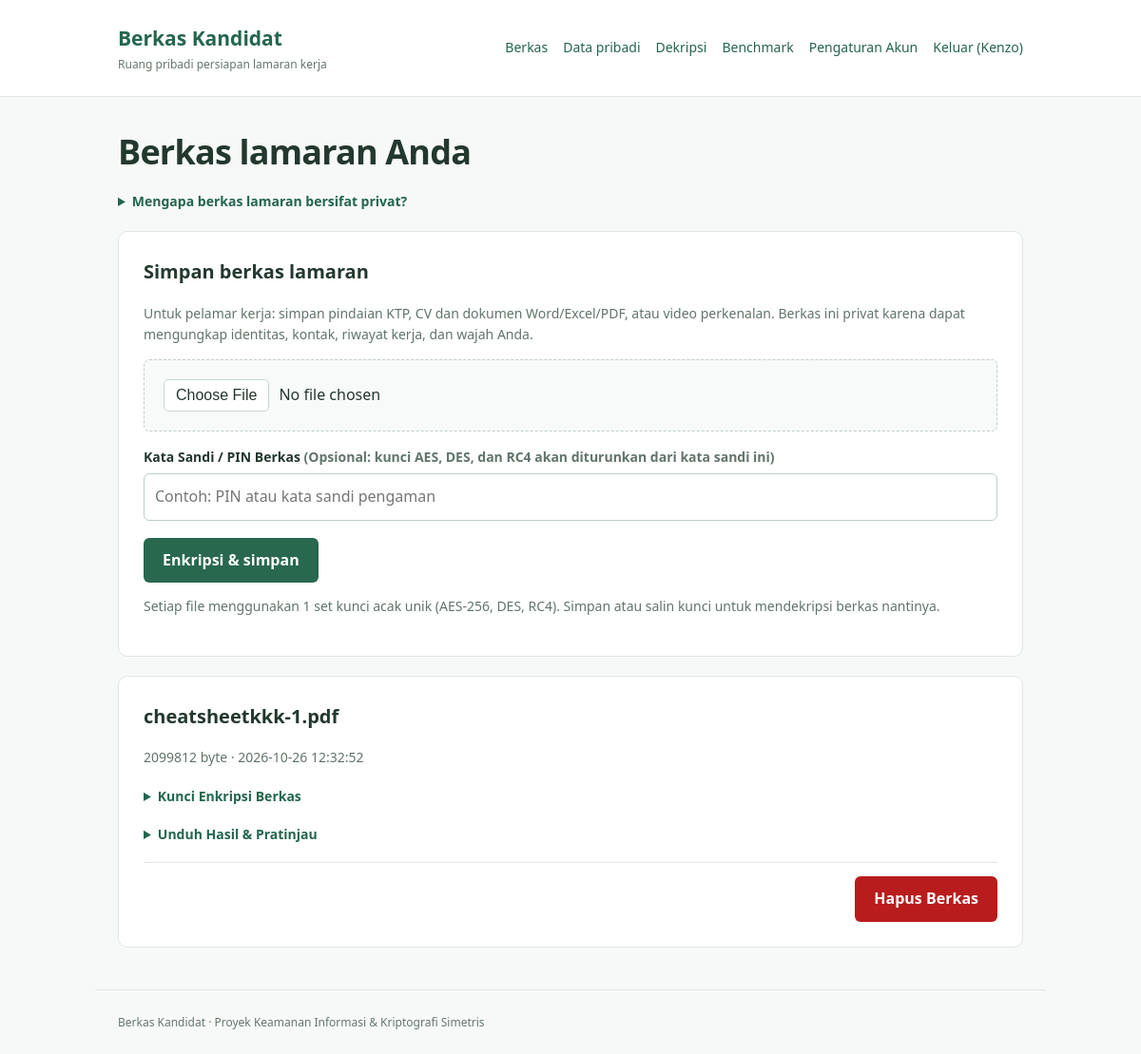
Screenshot of /files (signed in) with the database file from the repository.
### tables this page shows
CREATE TABLE files (
    id INTEGER PRIMARY KEY AUTOINCREMENT,
    user_id INTEGER NOT NULL,
    original_name TEXT NOT NULL,
    mime_type TEXT,
    aes_path TEXT NOT NULL,
    des_path TEXT NOT NULL,
    rc4_path TEXT NOT NULL,
    aes_iv BLOB NOT NULL,
    des_iv BLOB NOT NULL,
    original_size INTEGER NOT NULL,
    created_at TIMESTAMP DEFAULT CURRENT_TIMESTAMP, aes_key BLOB, des_key BLOB, rc4_key BLOB, passphrase_salt BLOB,
    FOREIGN KEY(user_id) REFERENCES users(id)
);

### app/routes.py (the view)
@bp.route("/files")
def files_page():
    if not logged_in():
        return redirect(url_for("main.login"))
    if is_hrd():
        return redirect(url_for("main.hrd_dashboard"))
    db = get_db()
    try:
        files = db.execute(
            "SELECT * FROM files WHERE user_id = ? ORDER BY created_at DESC, id DESC",
            (current_user_id(),)
        ).fetchall()
    finally:
        db.close()
    response = current_app.make_response(render_template("files.html", files=files))
    response.headers["Cache-Control"] = "no-store"
    return response

### app/db.py (called while the page is built)
def get_db():
    db = sqlite3.connect(current_app.config["DATABASE"])
    db.row_factory = sqlite3.Row
    return db

### app/routes.py (called while the page is built)
@bp.app_template_filter("hex")
def hex_filter(value):
    if isinstance(value, (bytes, bytearray)):
        return value.hex()
    if isinstance(value, str):
        return value
    return ""

def logged_in():
    return "user_id" in session

def current_user_id():
    return session.get("user_id")

def current_user_role():
    return session.get("role", "candidate")

def is_hrd():
    return logged_in() and current_user_role() == "hrd"

@bp.app_context_processor
def app_context_data():
    return {
        "developer_enabled": is_developer(),
        "is_hrd": is_hrd(),
        "user_role": current_user_role(),
    }

def is_developer():
    allowed = current_app.config.get("DEVELOPER_USERNAMES", ())
    return logged_in() and session.get("username") in allowed

### app/templates/files.html (shortened to what this page needs)
{% extends "base.html" %}
{% block content %}
  <h1>Berkas lamaran Anda</h1>
  <details class="privacy"><summary>Mengapa berkas lamaran bersifat privat?</summary></details>
  <section class="panel">
    <h2>Simpan berkas lamaran</h2><p class="note">Untuk pelamar kerja: simpan pindaian KTP, CV dan dokumen Word/Excel/PDF, atau video perkenalan. Berkas ini privat karena dapat mengungkap identitas, kontak, riwayat kerja, dan wajah Anda.</p>
    <form action="{{ url_for('main.upload') }}" method="post" enctype="multipart/form-data">
      <input type="file" name="file" required aria-label="Pilih file untuk dienkripsi" accept=".png,.jpg,.jpeg,.webp,.pdf,.doc,.docx,.xls,.xlsx,.mp4,.avi,.mov,.mkv,.webm">
      <label for="passphrase">Kata Sandi / PIN Berkas <span class="note">(Opsional: kunci AES, DES, dan RC4 akan diturunkan dari kata sandi ini)</span></label>
      <input id="passphrase" name="passphrase" type="password" placeholder="Contoh: PIN atau kata sandi pengaman" autocomplete="new-password">
      <button type="submit">Enkripsi & simpan</button>
    </form>
    <p class="note">Setiap file menggunakan 1 set kunci acak unik (AES-256, DES, RC4). Simpan atau salin kunci untuk mendekripsi berkas nantinya.</p>
  </section>
  {% for file in files %}
  {% set extension = file['original_name'].rsplit('.', 1)[-1]|lower %}
  {% set is_image = extension in ['png', 'jpg', 'jpeg', 'webp'] %}
  <article>
    <h2>{{ file['original_name'] }}</h2><p class="note">{{ file['original_size'] }} byte · {{ file['created_at'] }}</p>
    <details class="file-keys">
      <summary>Kunci Enkripsi Berkas</summary>
    </details>
    <details class="file-downloads">
      <summary>Unduh Hasil & Pratinjau</summary>
    </details>
    <div class="file-card-actions">
      <form action="{{ url_for('main.delete_file', file_id=file['id']) }}" method="post" onsubmit="return confirm('Apakah Anda yakin ingin menghapus berkas &quot;{{ file['original_name'] }}&quot; secara permanen dari server?');">
        <button type="submit" class="btn-danger">Hapus Berkas</button>
      </form>
    </div>
  </article>
  {% else %}<p>Belum ada file. Unggah file untuk mulai mengenkripsi.</p>{% endfor %}
{% endblock %}

### app/static/style.css (style rules this page uses)
* { box-sizing:border-box }
body { margin:0;font:16px/1.6 "Segoe UI",system-ui,sans-serif;background:#f7f9f8;color:#23382e }
h1 { font-size:clamp(27px,5vw,36px);line-height:1.2;letter-spacing:-.8px;margin:0 0 20px }
h2 { font-size:20px;margin-top:0 }
h2,h3 { overflow-wrap:anywhere }
.card,.panel,article { background:#fff;padding:26px;border:1px solid #dfe7e2;border-radius:10px;margin:20px 0 }
.note { color:#61756a;font-size:14px }
label { display:block;font-size:14px;font-weight:600;margin:16px 0 6px }
input,textarea { font:inherit;width:100%;padding:11px;border:1px solid #bfcfc5;border-radius:6px;background:white;color:inherit }
input[type=file] { padding:20px;border-style:dashed;background:#f8faf9 }
button { font:inherit;font-weight:600;border:0;border-radius:6px;background:#27684f;color:white;padding:11px 20px;margin-top:18px;cursor:pointer }
details { margin-top:18px }
summary { cursor:pointer;color:#23664d;font-size:14px;font-weight:600 }
.btn-danger, button.btn-danger { background: #b91c1c; color: white; }
.file-card-actions { margin-top: 18px; border-top: 1px solid #e0e8e3; padding-top: 14px; display: flex; justify-content: flex-end; }
.file-card-actions button { margin-top: 0; }

### rows the page displays
files: original_name "cheatsheetkkk-1.pdf", original_size "2099812", created_at "2026-10-26 12:32:52"

### other values shown
{{ session.get('username') }} "Kenzo"
